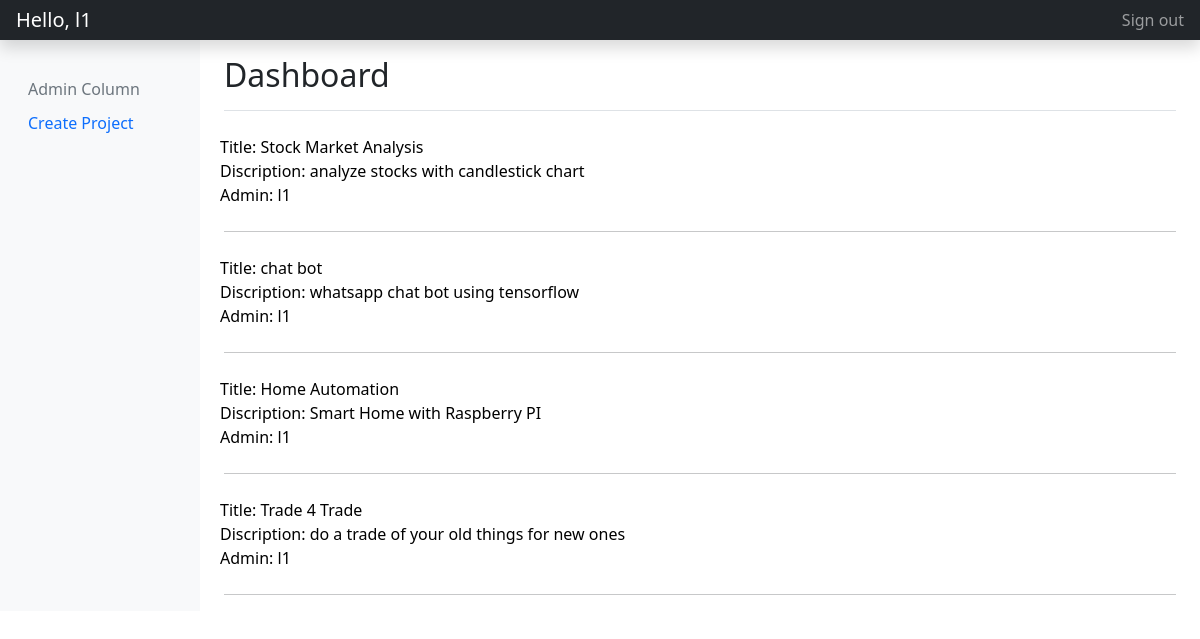
Screenshot of /dashboard/ (signed in) with the database file from the repository.
### projects/models.py (models this page shows)
class Project(models.Model):
    title = models.CharField(max_length=50, blank=False)
    discription = models.TextField(max_length=200, null=True)
    admin = models.CharField(max_length=50)
    team = models.CharField(max_length=100)
    pending_tasks = models.TextField(max_length=120, blank=True)
    working_tasks = models.TextField(max_length=120, blank=True)
    completed_tasks = models.TextField(max_length=120, blank=True)

### users/views.py (the view)
# urls.py: path('dashboard/', dashboard, name='dashboard'),
def dashboard(request):
    username = request.user
    user = Member.objects.get(user=username)
    projects = Project.objects.all()
    titles = []
    discription = []
    admin = []
    for i in projects:
        team = list(i.team.strip('[').strip(']').replace("'", "").split(', '))
        if user.user_name in team or user.user_name == i.admin:
            titles.append(i.title)
            discription.append(i.discription)
            admin.append(i.admin)
    context = {
        'username': username,
        'role': user.role,
        'data': list(zip(titles, discription, admin)),
    }
    return render(request, 'dashboard.html', context)

### templates/dashboard.html (shortened to what this page needs)
<!doctype html>
{% if user.is_authenticated %}
{% load static %}
<html lang="en">
  <head>
<link href="{% static 'assets/dist/css/bootstrap.min.css' %}" rel="stylesheet">
  </head>
  <body>
<header class="navbar navbar-dark sticky-top bg-dark flex-md-nowrap p-0 shadow">
  <a class="navbar-brand col-md-3 col-lg-2 me-0 px-3" href="#">Hello, {{username}}</a>
  <div class="navbar-nav">
    <div class="nav-item text-nowrap">
      <a class="nav-link px-3" href="{% url 'logout_user' %}">Sign out</a>
    </div>
  </div>
</header>
<div class="container-fluid">
  <div class="row">
    <nav id="sidebarMenu" class="col-md-3 col-lg-2 d-md-block bg-light sidebar collapse">
      <div class="position-sticky pt-3">
        {% if role == 'leader' %}
          <h6 class="sidebar-heading d-flex justify-content-between align-items-center px-3 mt-4 mb-1 text-muted">
            <span>Admin Column</span>
          </h6>
          <ul class="nav flex-column mb-2">
            <li class="nav-item">
              <a class="nav-link" href="{% url 'create_project' %}">
                Create Project
              </a>
            </li>
          </ul>
        {% endif %}
      </div>
      </nav>
    <main class="col-md-9 ms-sm-auto col-lg-10 px-md-4">
      <div class="d-flex justify-content-between flex-wrap flex-md-nowrap align-items-center pt-3 pb-2 mb-3 border-bottom">
        <h1 class="h2">Dashboard</h1>
      </div>
      <div role="grid" class="table">
        {% for i in data %}
            <div role="row" class="row">
              <a role="row" class="row" href="view_project/?title={{ i.0 }}" style="text-decoration: none; color: black">
                <div role="gridcell" class="cell">
                  Title: {{ i.0 }}<br>
                  Discription: {{ i.1 }}<br>
                  Admin: {{ i.2 }}<br>
                </div>
              </a>
            </div>
            <hr>
        {% endfor %}
      </div>
    </main>
  </div>
</div>
</body>
{% else %}
  <h3>You must login to continue.</h3>
{% endif %}
</html>

### rows the page displays
Project: title "Stock Market Analysis", discription "analyze stocks with candlestick chart", admin "l1"
Project: title "chat bot", discription "whatsapp chat bot using tensorflow", admin "l1"
Project: title "Home Automation", discription "Smart Home with Raspberry PI", admin "l1"
Project: title "Trade 4 Trade", discription "do a trade of your old things for new ones", admin "l1"

### other values shown
{{ username }} "l1"
